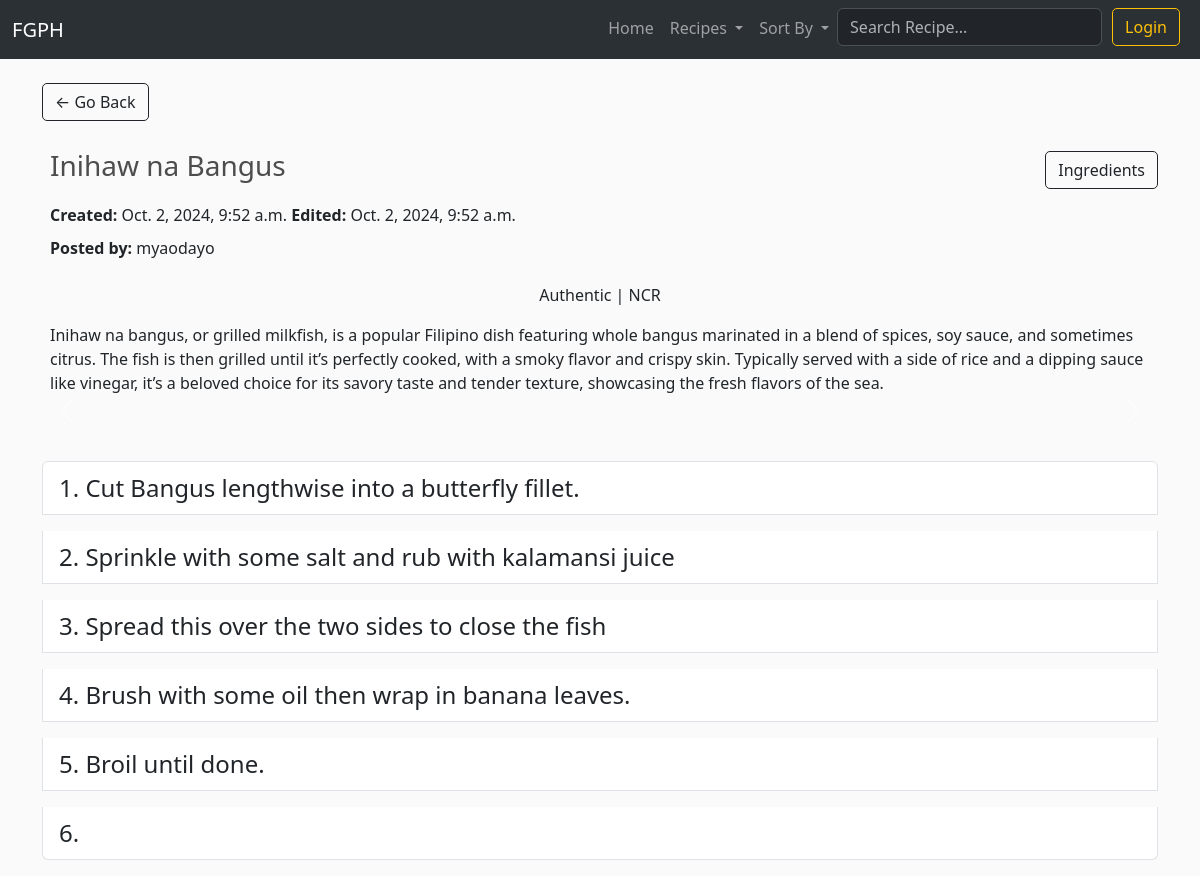
The page /recipe/8 on the database as committed earlier.
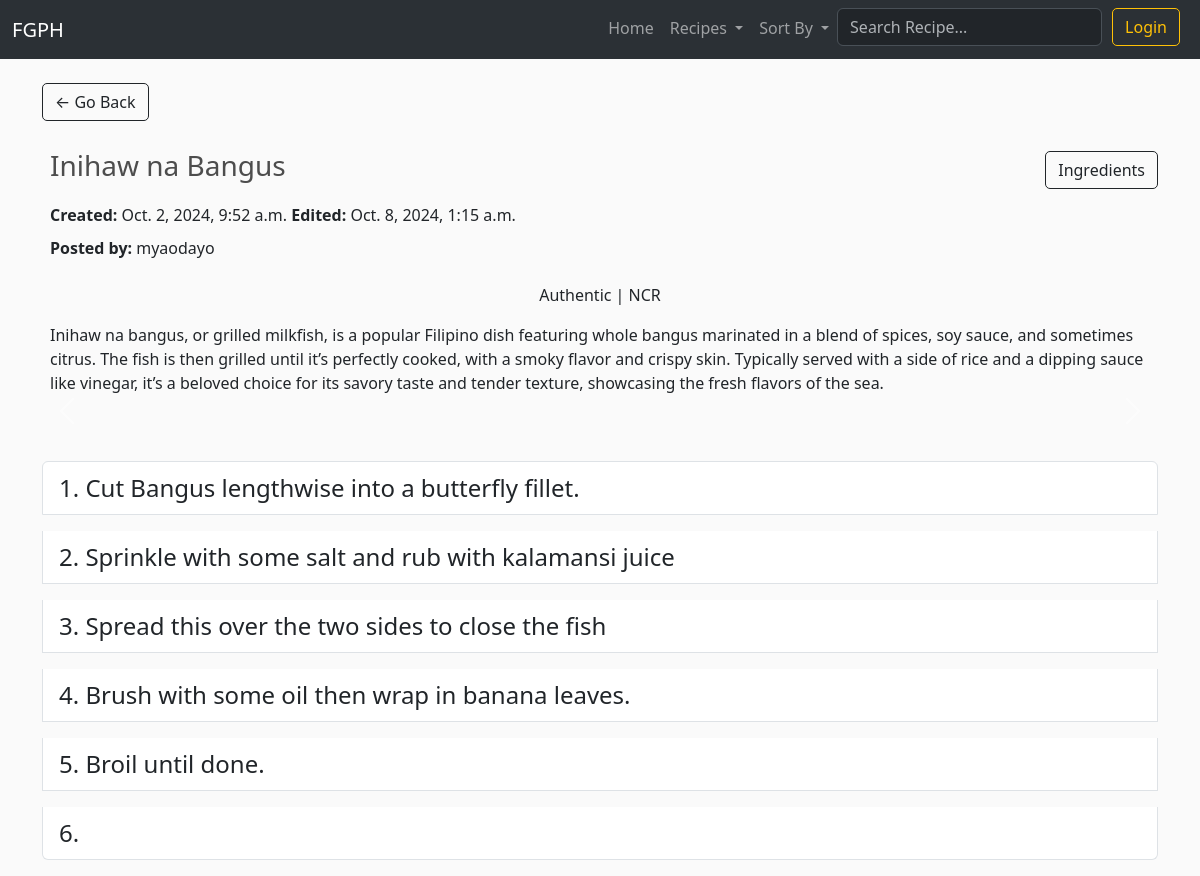
The same page on the database as committed later.
### FGPH/models.py (models this page shows, shortened)
class Recipe(models.Model):
	author = models.ForeignKey(RegisteredUser, null=True, on_delete=models.CASCADE, related_name='recipes')
	name = models.CharField(max_length=64)
	category = models.ForeignKey(Category, null=True, blank=True, on_delete=models.SET_NULL, related_name='recipes')
	tags = models.ManyToManyField(Tag)
	thumbnail = models.ImageField(default='placeholder.png')
	region = models.ForeignKey(Region, null=True, blank=True, on_delete=models.SET_NULL, related_name='recipes')
	description = models.CharField(max_length=700, null=True, blank=True)
	steps = models.JSONField(null=True)
	ingredients = models.JSONField(null=True)
	preparation_time = models.CharField(max_length=64, null=True, blank=True)
	serving_size = models.IntegerField(
		null=True,
		blank=True,
        validators=[
            MaxValueValidator(500),
            MinValueValidator(1)
        ]
    )
	date_created = models.DateTimeField(auto_now_add=True, null=True)
	date_modified = models.DateTimeField(auto_now=True, null=True)
	@property
	def recipeSteps(self):
		return json.loads(self.steps)

class RegisteredUser(models.Model):
	user = models.OneToOneField(User, null=True, blank=True, on_delete=models.CASCADE)
	name = models.CharField(max_length=200, null=True)
	email = models.CharField(max_length=200)
	title = models.CharField(default="", max_length=200, blank=True)
	profile_pic = models.ImageField(default="pfp.png", null=True, blank=True)
	date_created = models.DateTimeField(auto_now_add=True, null=True)
	def __str__(self):
	    return str(self.name)

class Category(models.Model):
	name = models.CharField(max_length=64)
	def __str__(self):
		return self.name
	class Meta:
		verbose_name = "Category"
		verbose_name_plural = "Categories"

class Region(models.Model):
	name = models.CharField(max_length=64, null=True)
	alias = models.CharField(max_length=64, null=True, blank=True)
	order = models.FloatField(null=True, blank=True)
	def __str__(self):
		return self.name

### FGPH/views.py (the view)
# urls.py: path("recipe/<str:recipeId>", views.recipe, name='recipe'),
def recipe(request, recipeId):
    categories = Category.objects.all()
    recipe = Recipe.objects.get(id=recipeId)
    images = recipe.images.all()
    print(images.order_by("id"))
    steps = recipe.steps
    ingredients = recipe.ingredients
    context = {'categories': categories, 'recipe': recipe, 'images': images, 'steps': steps, 'ingredients': ingredients}
    return render(request, 'FGPH/recipe.html', context)

### FGPH/templatetags/get_group.py (called while the page is built)
@register.filter(name='has_group')
def has_group(user, group_name):
    return user.groups.filter(name=group_name).exists()

### FGPH/templates/FGPH/recipe.html (shortened to what this page needs)
{% extends 'FGPH/template.html' %}
{% load static %}
{% block content %}
<a class="btn btn-outline-dark" href="javascript:history.back()">&#x2190; Go Back</a>
<div class="d-flex mb-1">
  <div class="d-flex justify-content-start me-auto p-2">
    <h3 style="padding-top: 20px;">{{ recipe.name }}</h3>
  </div>
  <div style="height: fit-content; margin-top: 30px;" class="btn btn-outline-dark" data-bs-toggle="offcanvas" data-bs-target="#offcanvasNavbar" aria-controls="offcanvasNavbar" aria-label="Toggle navigation">Ingredients</div>
</div>
<div style="margin-bottom: 30px;">
  <p class="ms-2"> <strong>Created:</strong> {{ recipe.date_created }} <strong>Edited:</strong> {{ recipe.date_modified }}</p>
  {% if recipe.author.title %}
  <p style="line-height: 10px;" class="ms-2"><strong>Posted by:</strong> {{ recipe.author }} ({{ recipe.author.title }})</p>
  {% else %}
  <p style="line-height: 10px;" class="ms-2"><strong>Posted by:</strong> {{ recipe.author }}</p>
  {% endif %}
</div>
<p style="text-align: center;">{{ recipe.category }} | {{ recipe.region }}</p>
<div>
  <p class="ms-2">{{ recipe.description }}</p>
</div>
<div id="myCarousel" class="carousel slide">
  <button class="bg-black bg-opacity-25 carousel-control-prev disabled" style="width: 50px;" type="button" data-bs-target="#myCarousel" data-bs-slide="prev">
    <span class="carousel-control-prev-icon" aria-hidden="true"></span>
  </button>
  <button class="bg-black bg-opacity-25 carousel-control-next disabled" style="width: 50px;" type="button" data-bs-target="#myCarousel" data-bs-slide="next">
    <span class="carousel-control-next-icon" aria-hidden="true"></span>
  </button>
</div>
  <ol style="margin-top: 50px;" class="list-group list-group-numbered">
  {% for step in recipe.steps %}
    <li class="list-group-item fs-4 mb-3">{{ step }}</li>
  {% endfor %}
  </ol>
{% endblock content %}

Rows that differ between the two databases and show on the page:
changed Recipe "Inihaw na Bangus": date_modified "Oct. 2, 2024, 9:52 a.m." → "Oct. 8, 2024, 1:15 a.m."
